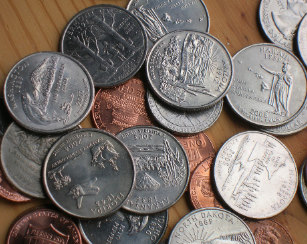
#> input picture coins.jpg, 307 x 244 px
$ python Edge_Detection.py
#> lines starting #> are read from the running program, lines starting #| are printed output that depends on the picture
import numpy as np
import cv2
import matplotlib.pyplot as plt
#matplotlib inline
#read the image
image = cv2.imread('coins.jpg')
#> image is the input picture: shape (244, 307, 3); mean B, G, R 107.3, 113.8, 124.5
#calculate the edges using Canny edge algorithm
edges = cv2.Canny(image,100,200)
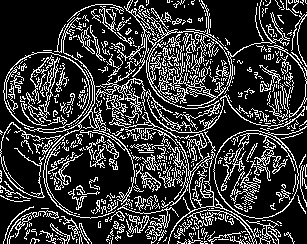
#> edges: shape (244, 307); 21.9% white in thin lines or dots
#plot the edges
plt.imshow(edges)
plt.show()
